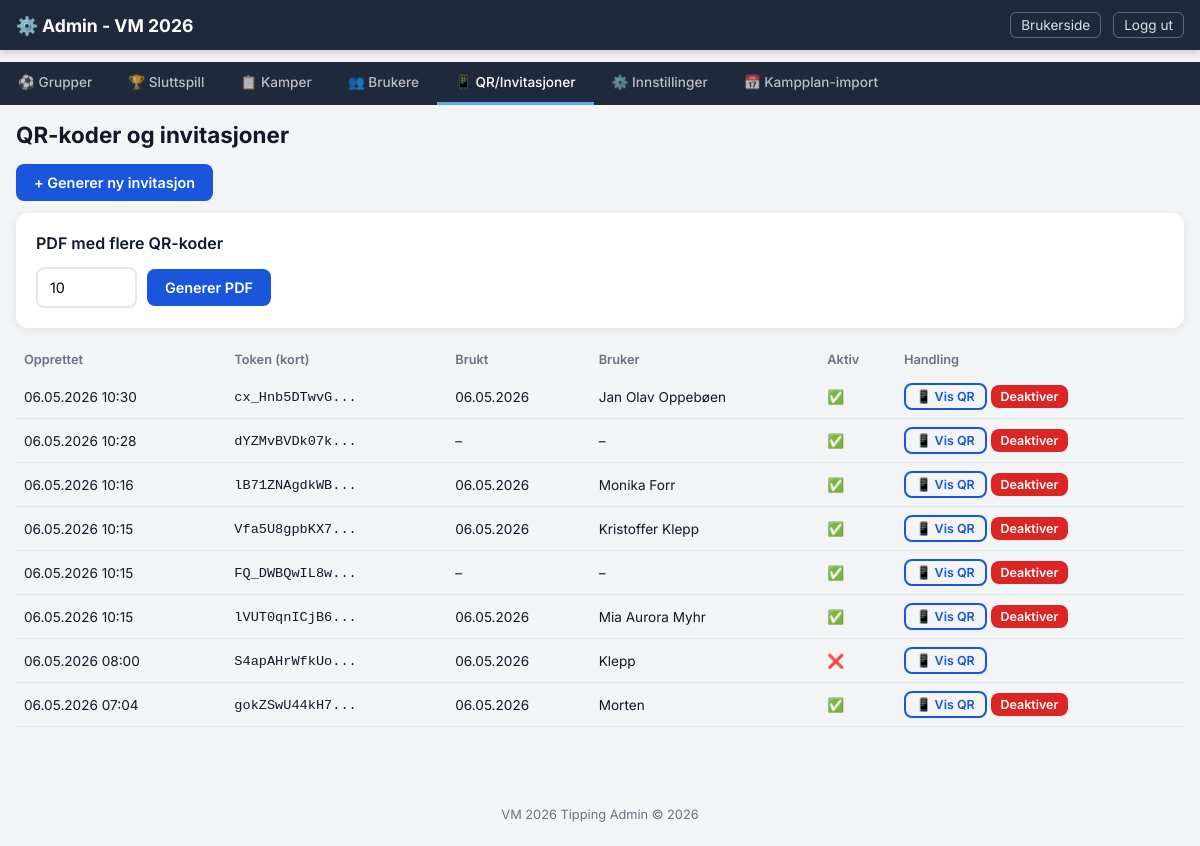
/admin/tab/qr (signed in), run on an earlier commit of the app's database.
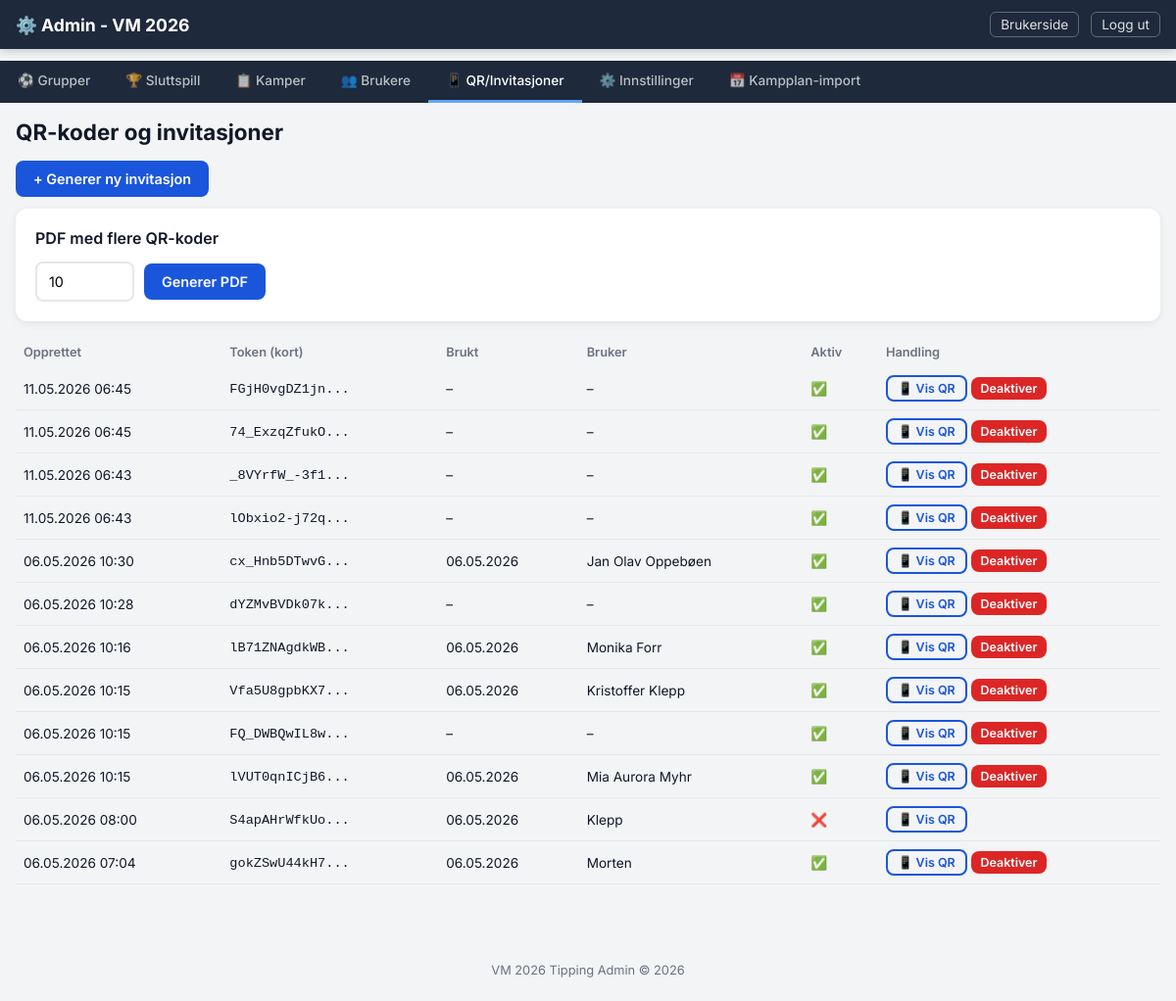
And on a later commit of the database.
### models.py (models this page shows)
class InviteToken(db.Model):
    __tablename__ = "invite_tokens"
    id = db.Column(db.Integer, primary_key=True)
    token = db.Column(db.String(64), unique=True, nullable=False)
    created_at = db.Column(db.DateTime, default=now_utc)
    used_at = db.Column(db.DateTime, nullable=True)
    used_by_user_id = db.Column(db.Integer, db.ForeignKey("users.id"), nullable=True)
    is_active = db.Column(db.Boolean, default=True)
    used_by_user = db.relationship("User", foreign_keys=[used_by_user_id])

class User(db.Model):
    __tablename__ = "users"
    id = db.Column(db.Integer, primary_key=True)
    name = db.Column(db.String(100), nullable=False)
    email = db.Column(db.String(200), nullable=True)
    token = db.Column(db.String(64), unique=True, nullable=False)
    created_at = db.Column(db.DateTime, default=now_utc)
    last_seen_at = db.Column(db.DateTime, nullable=True)
    is_active = db.Column(db.Boolean, default=True)
    anonymous_label = db.Column(db.String(50), nullable=True)  # "Spiller 1" etc.
    predictions = db.relationship("UserPrediction", back_populates="user", lazy="dynamic")
    group_predictions = db.relationship("GroupPrediction", back_populates="user", lazy="dynamic")
    score_caches = db.relationship("ScoreCache", back_populates="user", lazy="dynamic")

### routes_admin.py (the view, shortened to what this page needs)
@admin_bp.route("/tab/<tab>")
def tab(tab):
    if not admin_required():
        return redirect(url_for("admin.login"))
    groups = Group.query.order_by(Group.name).all()
    teams = Team.query.order_by(Team.name).all()
    group_matches = Match.query.filter_by(phase="group").order_by(Match.match_number).all()
    knockout_matches = Match.query.filter_by(phase="knockout").order_by(Match.match_number).all()
    all_matches = Match.query.order_by(Match.match_number).all()
    users = User.query.order_by(User.created_at.desc()).all()
    invite_tokens = InviteToken.query.order_by(InviteToken.created_at.desc()).all()
    standings_by_group = {}
    for group in groups:
        st = GroupStanding.query.filter_by(group_id=group.id).all()
        if st:
            standings_by_group[group.id] = sorted(st, key=lambda s: s.rank or 99)
    comp_settings = {s.key: s.value for s in CompetitionSetting.query.all()}
    score_settings = {s.key: s.value for s in ScoreSetting.query.all()}
    prize_summary = get_prize_pool_summary()
    scoreboard = get_scoreboard()
    return render_template("admin.html",
        active_tab=tab,
        groups=groups,
        teams=teams,
        group_matches=group_matches,
        knockout_matches=knockout_matches,
        all_matches=all_matches,
        users=users,
        invite_tokens=invite_tokens,
        standings_by_group=standings_by_group,
        comp_settings=comp_settings,
        prize_summary=prize_summary,
        score_settings=score_settings,
        default_scores=DEFAULT_SCORES,
        scoreboard=scoreboard,
    )

### models.py (called while the page is built)
    @property
    def rank(self):
        return self.manual_rank_override if self.manual_rank_override is not None else self.calculated_rank

    @classmethod
    def get(cls, key, default=None):
        row = cls.query.filter_by(key=key).first()
        return row.value if row else default

### routes_admin.py (called while the page is built)
def admin_required():
    return session.get("admin_logged_in") is True

### scoring.py (called while the page is built)
def get_prize_pool_summary():
    raw_entry_fee = CompetitionSetting.get("entry_fee", "250")
    try:
        entry_fee = int(float(raw_entry_fee))
    except (ValueError, TypeError):
        entry_fee = 250
    entry_fee = max(0, entry_fee)
    participants = User.query.filter_by(is_active=True).count()
    gross_amount = participants * entry_fee
    admin_fee_percent = 9
    net_amount = gross_amount * (100 - admin_fee_percent) / 100.0
    if net_amount <= 0:
        prize_pool = 0
    else:
        prize_pool = int(math.ceil(net_amount / 25.0) * 25)
    return {
        "entry_fee": entry_fee,
        "participants": participants,
        "gross_amount": gross_amount,
        "admin_fee_percent": admin_fee_percent,
        "net_amount": int(round(net_amount)),
        "prize_pool": prize_pool,
    }

def get_user_total_points(user_id):
    result = db.session.query(func.sum(ScoreCache.points)).filter_by(user_id=user_id).scalar()
    return result or 0

def get_scoreboard():
    users = User.query.filter_by(is_active=True).all()
    board = []
    for user in users:
        pts = get_user_total_points(user.id)
        board.append((user, pts))
    board.sort(key=lambda x: -x[1])
    result = []
    for i, (user, pts) in enumerate(board):
        result.append({"user": user, "points": pts, "rank": i + 1})
    return result

### templates/admin.html (shortened to what this page needs)
<!DOCTYPE html>
<html lang="no">
<head>
  <link rel="stylesheet" href="{{ url_for('static', filename='style.css') }}">
</head>
<body>
  <nav class="navbar admin-navbar">
    <div class="navbar-inner">
      <a href="{{ url_for('admin.tab', tab='groups') }}" class="navbar-brand">⚙️ Admin - VM 2026</a>
      <div class="navbar-links">
        <a href="{{ url_for('user.index') }}" class="nav-link-small">Brukerside</a>
        <a href="{{ url_for('admin.logout') }}" class="nav-link-small">Logg ut</a>
      </div>
    </div>
  </nav>
  <div class="admin-tab-bar">
    {% set tabs = [
      ('groups', '⚽ Grupper'),
      ('knockout', '🏆 Sluttspill'),
      ('matches', '📋 Kamper'),
      ('users', '👥 Brukere'),
      ('qr', '📱 QR/Invitasjoner'),
      ('settings', '⚙️ Innstillinger'),
      ('schedule', '📅 Kampplan-import'),
    ] %}
    {% for tab_id, tab_label in tabs %}
    <a href="{{ url_for('admin.tab', tab=tab_id) }}"
       class="admin-tab-link {% if active_tab == tab_id %}active{% endif %}">
      {{ tab_label }}
    </a>
    {% endfor %}
  </div>
  <main class="admin-main">
  {% if active_tab == 'qr' %}
  <div class="admin-section">
    <h2>QR-koder og invitasjoner</h2>
    <form method="POST" action="{{ url_for('admin.generate_invite') }}">
      <button type="submit" class="btn btn-primary">+ Generer ny invitasjon</button>
    </form>
    <div class="admin-card" style="margin-top:12px;">
      <h3>PDF med flere QR-koder</h3>
      <form method="POST" action="{{ url_for('admin.generate_invite_pdf') }}" class="inline-form">
        <input type="number" name="count" min="1" max="200" value="10" class="form-input short">
        <button type="submit" class="btn btn-primary">Generer PDF</button>
      </form>
    </div>
    <table class="admin-table">
      <thead>
        <tr><th>Opprettet</th><th>Token (kort)</th><th>Brukt</th><th>Bruker</th><th>Aktiv</th><th>Handling</th></tr>
      </thead>
      <tbody>
        {% for inv in invite_tokens %}
        <tr>
          <td>{{ inv.created_at.strftime('%d.%m.%Y %H:%M') if inv.created_at else '-' }}</td>
          <td><code>{{ inv.token[:12] }}...</code></td>
          <td>{{ inv.used_at.strftime('%d.%m.%Y') if inv.used_at else '–' }}</td>
          <td>{{ inv.used_by_user.name if inv.used_by_user else '–' }}</td>
          <td>{{ '✅' if inv.is_active else '❌' }}</td>
          <td>
            <a href="{{ url_for('admin.show_qr', invite_id=inv.id) }}" class="btn btn-xs btn-outline">📱 Vis QR</a>
            {% if inv.is_active %}
            <form method="POST" action="{{ url_for('admin.deactivate_invite', invite_id=inv.id) }}" style="display:inline">
              <button type="submit" class="btn btn-xs btn-danger">Deaktiver</button>
            </form>
            {% endif %}
          </td>
        </tr>
        {% endfor %}
      </tbody>
    </table>
  </div>
  {% endif %}
  </main>
  <footer class="footer">
    <p>VM 2026 Tipping Admin &copy; 2026</p>
  </footer>
</body>
</html>

### static/style.css (style rules this page uses)
:root { --primary: #1a56db; --primary-dark: #1239a6; --secondary: #6b7280; --success: #059669; --danger: #dc2626; --warning: #d97706; --bg: #f3f4f6; --card-bg: #ffffff; --text: #111827; --text-light: #6b7280; --border: #e5e7eb; --radius: 12px; --radius-sm: 8px; --shadow: 0 2px 8px rgba(0,0,0,0.08); --shadow-lg: 0 4px 24px rgba(0,0,0,0.12); --font: 'Inter', -apple-system, BlinkMacSystemFont, sans-serif; }
* { box-sizing: border-box; margin: 0; padding: 0; }
body { font-family: var(--font); background: var(--bg); color: var(--text); min-height: 100vh; }
.navbar { background: var(--primary); color: white; position: sticky; top: 0; z-index: 100; box-shadow: 0 2px 8px rgba(0,0,0,0.2); }
.admin-navbar { background: #1e293b; }
.navbar-inner { max-width: 1200px; margin: 0 auto; display: flex; justify-content: space-between; align-items: center; padding: 12px 16px; }
.navbar-brand { color: white; text-decoration: none; font-size: 1.1rem; font-weight: 700; }
.navbar-links { display: flex; gap: 12px; }
.nav-link-small { color: rgba(255,255,255,0.85); text-decoration: none; font-size: 0.85rem; padding: 4px 10px; border: 1px solid rgba(255,255,255,0.3); border-radius: 6px; transition: background 0.2s; }
.admin-tab-bar { display: flex; background: #1e293b; overflow-x: auto; scrollbar-width: none; position: sticky; top: 52px; z-index: 90; }
.admin-tab-link { padding: 12px 18px; color: rgba(255,255,255,0.7); text-decoration: none; font-size: 0.85rem; font-weight: 500; white-space: nowrap; border-bottom: 3px solid transparent; transition: all 0.2s; }
.admin-tab-link.active { color: white; border-bottom-color: #60a5fa; }
main { max-width: 1200px; margin: 0 auto; padding: 16px; }
.admin-main { max-width: 1200px; margin: 0 auto; padding: 16px; }
.admin-card, .stats-card, .breakdown-card, .scoreboard-card { background: var(--card-bg); border-radius: var(--radius); padding: 20px; margin-bottom: 16px; box-shadow: var(--shadow); }
.admin-card h3, .stats-card h3, .breakdown-card h3, .scoreboard-card h3 { font-size: 1rem; font-weight: 600; margin-bottom: 14px; color: var(--text); }
.form-input { padding: 10px 12px; border: 2px solid var(--border); border-radius: var(--radius-sm); font-size: 0.9rem; font-family: var(--font); transition: border-color 0.2s; background: white; }
.form-input.short { max-width: 120px; }
.inline-form { display: flex; align-items: center; gap: 10px; flex-wrap: wrap; }
.btn { padding: 10px 18px; border: none; border-radius: var(--radius-sm); font-size: 0.9rem; font-weight: 600; cursor: pointer; text-decoration: none; display: inline-block; transition: all 0.2s; font-family: var(--font); }
.btn-primary { background: var(--primary); color: white; }
.btn-outline { background: transparent; color: var(--primary); border: 2px solid var(--primary); }
.btn-danger { background: var(--danger); color: white; }
.btn-xs { padding: 4px 10px; font-size: 0.78rem; }
.admin-section h2 { font-size: 1.4rem; font-weight: 700; margin-bottom: 16px; }
.admin-table { width: 100%; border-collapse: collapse; font-size: 0.85rem; }
.admin-table th { background: var(--bg); padding: 8px; text-align: left; font-weight: 600; font-size: 0.8rem; color: var(--text-light); }
.admin-table td { padding: 8px; border-bottom: 1px solid var(--border); }
.footer { text-align: center; padding: 24px; color: var(--text-light); font-size: 0.8rem; margin-top: 40px; }

What changed in the data, as far as the page shows it:
added InviteToken: created_at "11.05.2026 06:45", token "FGjH0vgDZ1jn", used_at "–", used_by_user "–", is_active "✅"
added InviteToken: created_at "11.05.2026 06:45", token "74_ExzqZfukO", used_at "–", used_by_user "–", is_active "✅"
added InviteToken: created_at "11.05.2026 06:43", token "_8VYrfW_-3f1", used_at "–", used_by_user "–", is_active "✅"
added InviteToken: created_at "11.05.2026 06:43", token "lObxio2-j72q", used_at "–", used_by_user "–", is_active "✅"
